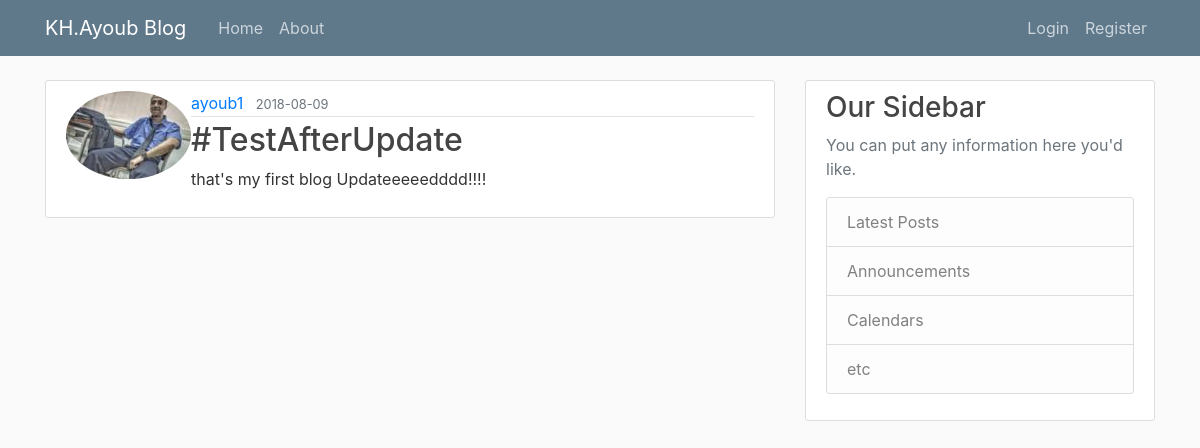
The app's page /new/1 with its own data.
### flaskblog/models.py (models this page shows, shortened)
class User(db.Model, UserMixin):
	id = db.Column(db.Integer, primary_key=True)
	username = db.Column(db.String(16), unique=True, nullable=False)
	email = db.Column(db.String(120), unique=True, nullable=False)
	password = db.Column(db.String(60), nullable=False)
	image_file = db.Column(db.String(20), nullable=False, default='default.jpg')
	posts = db.relationship('Post', backref='author', lazy=True) #one-to-many a user can have a lot of posts

class Post(db.Model):
	id = db.Column(db.Integer, primary_key=True)
	title = db.Column(db.String(100), nullable=False)
	date_posted = db.Column(db.DateTime, default=datetime.utcnow,nullable=False)
	content = db.Column(db.Text, nullable=False)
	user_id = db.Column(db.Integer, db.ForeignKey('user.id'), nullable=False) #relationship to User Model

### flaskblog/routes.py (the view)
@app.route('/new/<int:post_id>',methods=['GET','POST'])
def post(post_id):
	post = Post.query.get_or_404(post_id)
	return render_template('post.html',title=post.title,post=post)

### flaskblog/templates/post.html
{% extends "layout.html" %}
{% block content %}
	<article class="media content-section">
	  <img class="rounded-circle article-image" src="{{url_for('static',filename='profil_pics/'+post.author.image_file)}}">
	  <div class="media-body">
	    <div class="article-metadata">
	      <a class="mr-2" href="{{url_for('user',username=post.author.username)}}">{{ post.author.username }}</a>
	      <small class="text-muted">{{ post.date_posted.strftime('%Y-%m-%d') }}</small>
	    </div>
	    <h2><a class="article-title" href="url_for('post',post_id=post.id)">{{ post.title }}</a></h2>
	    <p class="article-content">{{ post.content }}</p>
	  </div>
	</article>
{% endblock content %}

### flaskblog/static/main.css (style rules this page uses)
body { background: #fafafa; color: #333333; margin-top: 5rem; }
h1, h2, h3, h4, h5, h6 { color: #444444; }
.content-section { background: #ffffff; padding: 10px 20px; border: 1px solid #dddddd; border-radius: 3px; margin-bottom: 20px; }
.article-title { color: #444444; }
.article-content { white-space: pre-line; }
.article-metadata { padding-bottom: 1px; margin-bottom: 4px; border-bottom: 1px solid #e3e3e3 }

### records on screen
User: image_file (picture), author.username "ayoub1"
Post: date_posted "2018-08-09", title "#TestAfterUpdate", content "that's my first blog Updateeeeedddd!!!!"
